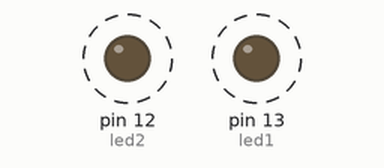
This sketch was run on a simulated Arduino Uno, built with avr-gcc and run on an emulated ATmega328P. On the bench: output pins drawn as LEDs (lit = HIGH). Dashed ring = blinking.

Above: at 0.05 s.
Timing chart, 0 to 4.6 s (numbered marks = the images above):
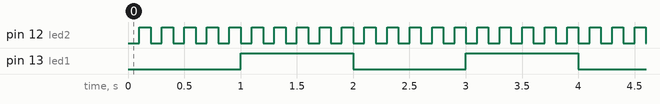

Measured:
- by itself, pin 12 (led2): alternates HIGH for 0.10 s and LOW for 0.10 s
- by itself, pin 13 (led1): alternates HIGH for 1.0 s and LOW for 1.0 s

The sketch:

3-Blink-internal-external.ino
```cpp
/*
  Blink the internal LED and and an external LED at different rates
*/

const int led1 = 13;      // Built-in LED
const int led2 = 12;      // External LED

unsigned long previousMillis1 = 0;
unsigned long previousMillis2 = 0;

const unsigned long interval1 = 1000; // 1 second
const unsigned long interval2 = 100;  // 0.1 seconds

bool led1State = false;
bool led2State = false;

void setup() {
  pinMode(led1, OUTPUT);
  pinMode(led2, OUTPUT);
}

void loop() {
  unsigned long currentMillis = millis();

  // Blink LED1
  if (currentMillis - previousMillis1 >= interval1) {
    previousMillis1 = currentMillis;
    led1State = !led1State;
    digitalWrite(led1, led1State);
  }

  // Blink LED2
  if (currentMillis - previousMillis2 >= interval2) {
    previousMillis2 = currentMillis;
    led2State = !led2State;
    digitalWrite(led2, led2State);
  }
}
```
